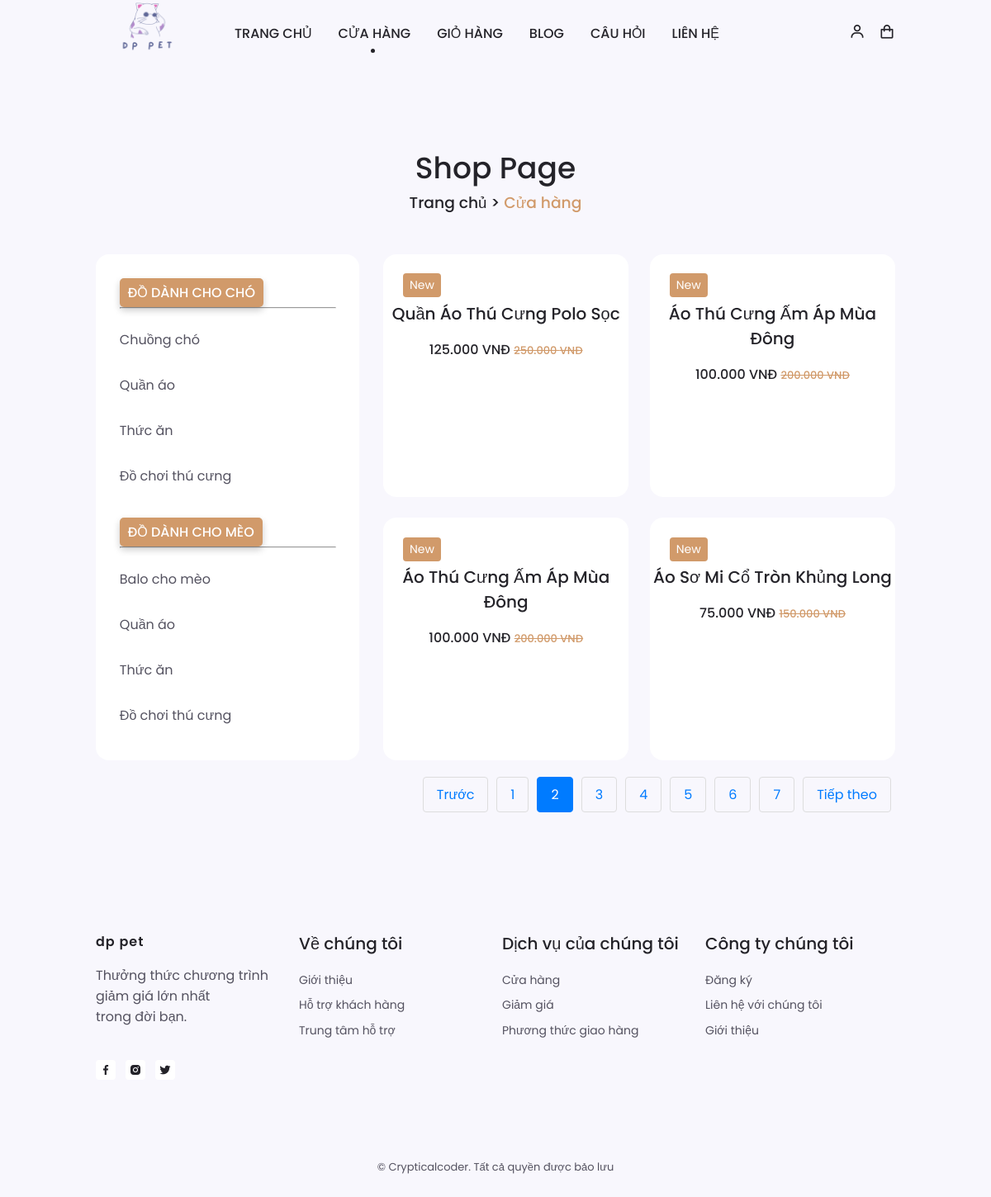
/ecommerce/shop.php?page=2, run on the app's committed database.
### tables this page shows
CREATE TABLE `products` (
  `id` int(11) NOT NULL,
  `name` varchar(255) NOT NULL,
  `subtitle` varchar(255) DEFAULT NULL,
  `description` text DEFAULT NULL,
  `price` decimal(10,2) DEFAULT NULL,
  `discount_price` decimal(10,2) DEFAULT NULL,
  `img` varchar(255) NOT NULL,
  `created_at` timestamp NOT NULL DEFAULT current_timestamp()
);

### ecommerce/shop.php (the view, shortened to what this page needs)
<?php
include 'connectdb.php';
$limit = 4;
$page = isset($_GET['page']) ? (int)$_GET['page'] : 1;
$offset = ($page - 1) * $limit;
$totalQuery = "SELECT COUNT(*) as total FROM products";
$totalResult = $conn->query($totalQuery);
$totalRow = $totalResult->fetch_assoc();
$totalProducts = $totalRow['total'];
$totalPages = ceil($totalProducts / $limit);
$query = "SELECT * FROM products LIMIT ?, ?";
$stmt = $conn->prepare($query);
$stmt->bind_param("ii", $offset, $limit);
$stmt->execute();
$result = $stmt->get_result();
?>
<!DOCTYPE html>
<html lang="en">
<head>
    <link rel="stylesheet" href="https://cdn.jsdelivr.net/npm/boxicons@latest/css/boxicons.min.css">
    <link rel="stylesheet" href="assets/css/swiper-bundle.min.css">
    <link rel="stylesheet" href="assets/css/style.css">
    <link rel="stylesheet" href="assets/css/colors/color-1.css">
</head>
<body>
    <header class="header" id="header">
        <nav class="nav container">
            <a href="index.php" class="nav_logo">
                <img src="assets/img/logo/Remove-bg.ai_1722440725057.png" alt="">
            </a>
            <div class="nav_menu" id="nav-menu">
                <ul class="nav_list">
                    <li class="nav_item"><a href="index.php" class="nav_link">TRANG CHỦ</a></li>
                    <li class="nav_item"><a href="shop.php" class="nav_link active-link">CỬA HÀNG</a></li>
                    <li class="nav_item"><a href="cart.php" class="nav_link">GIỎ HÀNG</a></li>
                    <li class="nav_item"><a href="blog.php" class="nav_link">BLOG</a></li>
                    <li class="nav_item"><a href="faq.php" class="nav_link">CÂU HỎI</a></li>
                    <li class="nav_item"><a href="contact.php" class="nav_link">LIÊN HỆ</a></li>
                </ul>
            </div>
            <div class="nav_btns">
                <div class="login_toggle" id="login-button">
                    <i class="bx bx-user"></i>
                </div>
                <div class="nav_shop" id="cart-shop">
                    <i class="bx bx-shopping-bag"></i>
                </div>
            </div>
        </nav>
    </header>
    <main class="main">
        <section class="shop section container">
            <h2 class="breadcrumb_title">Shop Page</h2>
            <h3 class="breadcrumb_subtitle">Trang chủ > <span>Cửa hàng</span></h3>
            <div class="shop_container grid">
                <div class="sidebar">
                    <h3 class="filter_title">đồ dành cho chó</h3>
                    <hr>
                    <div class="filter_content">
                        <a class="filter_subtitle" href="chuongcho.php">Chuồng chó</a>
                        <a class="filter_subtitle" href="do.php">Quần áo</a>
                        <a class="filter_subtitle" href="fooddog.php">Thức ăn</a>
                        <a class="filter_subtitle" href="play.php">Đồ chơi thú cưng</a>
                    </div>
                    <br>
                    <h3 class="filter_title">đồ dành cho mèo</h3>
                    <hr>
                    <div class="filter_content">
                        <a class="filter_subtitle" href="balocat.php">Balo cho mèo</a>
                        <a class="filter_subtitle" href="do.php">Quần áo</a>
                        <a class="filter_subtitle" href="foodcat.php">Thức ăn</a>
                        <a class="filter_subtitle" href="play.php">Đồ chơi thú cưng</a>
                    </div>
                </div>
                <div class="shop_items grid">
                    <?php if ($result->num_rows > 0): ?>
                        <?php while ($product = $result->fetch_assoc()): ?>
                            <div class="shop_content">
                                <div class="shop_tag">New</div>
                                <h3 class="shop_title"><?php echo htmlspecialchars($product['name']); ?></h3>
                                <div class="sgop_prices">
                                    <span class="shop_price"><?php echo number_format($product['price'], 0, ',', '.'); ?> VNĐ</span>
                                    <?php if ($product['discount_price']): ?>
                                        <span class="shop_discounts"><?php echo number_format($product['discount_price'], 0, ',', '.'); ?> VNĐ</span>
                                    <?php endif; ?>
                                </div>
                            </div>
                        <?php endwhile; ?>
                    <?php else: ?>
                        <p>Không có sản phẩm nào.</p>
                    <?php endif; ?>
                </div>
            </div>
            <div class="pagination">
                <?php if ($page > 1): ?>
                    <a href="?page=<?php echo $page - 1; ?>">Trước</a>
                <?php endif; ?>
                <?php for ($i = 1; $i <= $totalPages; $i++): ?>
                    <a href="?page=<?php echo $i; ?>" class="<?php echo $i === $page ? 'active' : ''; ?>"><?php echo $i; ?></a>
                <?php endfor; ?>
                <?php if ($page < $totalPages): ?>
                    <a href="?page=<?php echo $page + 1; ?>">Tiếp theo</a>
                <?php endif; ?>
            </div>
        </section>
    </main>
    <footer class="footer section">
        <div class="footer_container container grid">
            <div class="footer_content">
                <a href="#" class="footer_logo">dp pet</a>
                <p class="footer_description">Thưởng thức chương trình giảm giá lớn nhất <br> trong đời bạn.</p>
                <div class="footer_social">
                    <a href="#" class="footer_social-link"><i class="bx bxl-facebook"></i></a>
                    <a href="#" class="footer_social-link"><i class="bx bxl-instagram-alt"></i></a>
                    <a href="#" class="footer_social-link"><i class="bx bxl-twitter"></i></a>
                </div>
            </div>
            <div class="footer_content">
                <h3 class="footer_title">Về chúng tôi</h3>
                <ul class="footer_links">
                    <li><a href="#" class="footer_link">Giới thiệu</a></li>
                    <li><a href="#" class="footer_link">Hỗ trợ khách hàng</a></li>
                    <li><a href="#" class="footer_link">Trung tâm hỗ trợ</a></li>
                </ul>
            </div>
            <div class="footer_content">
                <h3 class="footer_title">Dịch vụ của chúng tôi</h3>
                <ul class="footer_links">
                    <li><a href="#" class="footer_link">Cửa hàng</a></li>
                    <li><a href="#" class="footer_link">Giảm giá</a></li>
                    <li><a href="#" class="footer_link">Phương thức giao hàng</a></li>
                </ul>
            </div>
            <div class="footer_content">
                <h3 class="footer_title">Công ty chúng tôi</h3>
                <ul class="footer_links">
                    <li><a href="#" class="footer_link">Đăng ký</a></li>
                    <li><a href="#" class="footer_link">Liên hệ với chúng tôi</a></li>
                    <li><a href="#" class="footer_link">Giới thiệu</a></li>
                </ul>
            </div>
        </div>
        <span class="footer_copy">&#169; Crypticalcoder. Tất cả quyền được bảo lưu</span>
    </footer>
</body>
</html>

### ecommerce/assets/css/colors/color-1.css (style rules this page uses)
:root { --hue: 0; --first-color: #d19a6a; --first-color-alt: #c78245; }

### ecommerce/shop.php (style rules this page uses)
.pagination { display: flex; justify-content: flex-end; list-style-type: none; padding: 0; margin-top: 20px; }
.pagination a { margin: 0 5px; padding: 8px 16px; text-decoration: none; color: #007bff; border: 1px solid #ddd; border-radius: 4px; transition: background-color 0.3s, color 0.3s; }
.pagination a.active { background-color: #007bff; color: white; border: 1px solid #007bff; }

### data on the page
products: name "Quần Áo Thú Cưng Polo Sọc", price "125.000", discount_price "250.000"
products: name "Áo Thú Cưng Ấm Áp Mùa Đông", price "100.000", discount_price "200.000"
products: name "Áo Thú Cưng Ấm Áp Mùa Đông", price "100.000", discount_price "200.000"
products: name "Áo Sơ Mi Cổ Tròn Khủng Long", price "75.000", discount_price "150.000"
